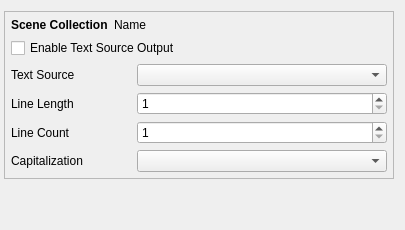
     <widget class="QWidget" name="tab_3">
      <attribute name="title">
       <string>Open Captions</string>
      </attribute>
      <layout class="QVBoxLayout" name="verticalLayout_3">
       <property name="leftMargin">
        <number>4</number>
       </property>
       <item>
        <widget class="QFrame" name="frame_4">
         <property name="sizePolicy">
          <sizepolicy hsizetype="Fixed" vsizetype="Fixed">
           <horstretch>0</horstretch>
           <verstretch>0</verstretch>
          </sizepolicy>
         </property>
         <property name="minimumSize">
          <size>
           <width>382</width>
           <height>107</height>
          </size>
         </property>
         <property name="frameShape">
          <enum>QFrame::StyledPanel</enum>
         </property>
         <property name="frameShadow">
          <enum>QFrame::Plain</enum>
         </property>
         <layout class="QVBoxLayout" name="verticalLayout_4">
          <property name="leftMargin">
           <number>6</number>
          </property>
          <property name="topMargin">
           <number>6</number>
          </property>
          <property name="rightMargin">
           <number>6</number>
          </property>
          <property name="bottomMargin">
           <number>6</number>
          </property>
          <item>
           <widget class="QWidget" name="textSourceWidget1" native="true">
            <layout class="QHBoxLayout" name="horizontalLayout_4">
             <property name="leftMargin">
              <number>0</number>
             </property>
             <property name="topMargin">
              <number>0</number>
             </property>
             <property name="rightMargin">
              <number>0</number>
             </property>
             <property name="bottomMargin">
              <number>0</number>
             </property>
             <item>
              <widget class="QLabel" name="sceneCollectionNameLabel_TextSourceLeft">
               <property name="sizePolicy">
                <sizepolicy hsizetype="Fixed" vsizetype="Preferred">
                 <horstretch>0</horstretch>
                 <verstretch>0</verstretch>
                </sizepolicy>
               </property>
               <property name="font">
                <font>
                 <weight>75</weight>
                 <bold>true</bold>
                </font>
               </property>
               <property name="text">
                <string>Scene Collection</string>
               </property>
              </widget>
             </item>
             <item>
              <widget class="QLabel" name="sceneCollectionNameLabel_TextSourceRight">
               <property name="text">
                <string>Name</string>
               </property>
              </widget>
             </item>
            </layout>
           </widget>
          </item>
          <item>
           <widget class="QCheckBox" name="textSourceEnableOutputCheckBox">
            <property name="sizePolicy">
             <sizepolicy hsizetype="Fixed" vsizetype="Fixed">
              <horstretch>0</horstretch>
              <verstretch>0</verstretch>
             </sizepolicy>
            </property>
            <property name="text">
             <string>Enable Text Source Output</string>
            </property>
           </widget>
          </item>
          <item>
           <widget class="QWidget" name="textSourceWidget2" native="true">
            <layout class="QFormLayout" name="formLayout_4">
             <property name="labelAlignment">
              <set>Qt::AlignLeading|Qt::AlignLeft|Qt::AlignVCenter</set>
             </property>
             <property name="formAlignment">
              <set>Qt::AlignLeading|Qt::AlignLeft|Qt::AlignTop</set>
             </property>
             <property name="leftMargin">
              <number>0</number>
             </property>
             <property name="topMargin">
              <number>0</number>
             </property>
             <property name="rightMargin">
              <number>0</number>
             </property>
             <property name="bottomMargin">
              <number>0</number>
             </property>
             <item row="0" column="0">
              <widget class="QLabel" name="label_11">
               <property name="minimumSize">
                <size>
                 <width>120</width>
                 <height>0</height>
                </size>
               </property>
               <property name="text">
                <string>Text Source</string>
               </property>
              </widget>
             </item>
             <item row="0" column="1">
              <widget class="QComboBox" name="textSourceOutputComboBox">
               <property name="minimumSize">
                <size>
                 <width>250</width>
                 <height>0</height>
                </size>
               </property>
              </widget>
             </item>
             <item row="1" column="0">
              <widget class="QLabel" name="label_12">
               <property name="text">
                <string>Line Length</string>
               </property>
              </widget>
             </item>
             <item row="1" column="1">
              <widget class="QSpinBox" name="textSourceLineLengthSpinBox">
               <property name="minimum">
                <number>1</number>
               </property>
               <property name="maximum">
                <number>999999999</number>
               </property>
              </widget>
             </item>
             <item row="2" column="0">
              <widget class="QLabel" name="label_13">
               <property name="text">
                <string>Line Count</string>
               </property>
              </widget>
             </item>
             <item row="2" column="1">
              <widget class="QSpinBox" name="textSourceLineCountSpinBox">
               <property name="minimum">
                <number>1</number>
               </property>
              </widget>
             </item>
             <item row="3" column="0">
              <widget class="QLabel" name="label_16">
               <property name="text">
                <string>Capitalization</string>
               </property>
              </widget>
             </item>
             <item row="3" column="1">
              <widget class="QComboBox" name="textSourceCapitalizationComboBox"/>
             </item>
            </layout>
           </widget>
          </item>
         </layout>
        </widget>
       </item>
       <item>
        <spacer name="verticalSpacer_4">
         <property name="orientation">
          <enum>Qt::Vertical</enum>
         </property>
         <property name="sizeHint" stdset="0">
          <size>
           <width>20</width>
           <height>40</height>
          </size>
         </property>
        </spacer>
       </item>
      </layout>
     </widget>
